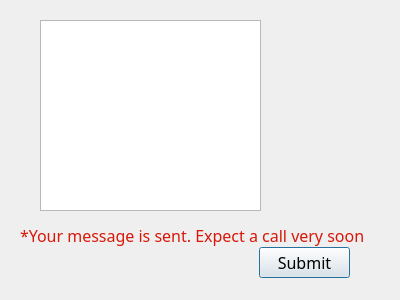
<?xml version="1.0" encoding="UTF-8"?>
<ui version="4.0">
 <class>chat</class>
 <widget class="QDialog" name="chat">
  <property name="geometry">
   <rect>
    <x>0</x>
    <y>0</y>
    <width>400</width>
    <height>300</height>
   </rect>
  </property>
  <property name="windowTitle">
   <string>Dialog</string>
  </property>
  <widget class="QPushButton" name="pushButtonsubmit">
   <property name="geometry">
    <rect>
     <x>259</x>
     <y>247</y>
     <width>91</width>
     <height>31</height>
    </rect>
   </property>
   <property name="font">
    <font>
     <family>Script MT Bold</family>
     <pointsize>12</pointsize>
    </font>
   </property>
   <property name="text">
    <string>Submit</string>
   </property>
  </widget>
  <widget class="QPlainTextEdit" name="plainTextEdit_Chat">
   <property name="geometry">
    <rect>
     <x>40</x>
     <y>20</y>
     <width>221</width>
     <height>191</height>
    </rect>
   </property>
  </widget>
  <widget class="QLabel" name="labelsubmitclicked">
   <property name="geometry">
    <rect>
     <x>20</x>
     <y>220</y>
     <width>371</width>
     <height>31</height>
    </rect>
   </property>
   <property name="font">
    <font>
     <family>Script MT Bold</family>
     <pointsize>12</pointsize>
    </font>
   </property>
   <property name="text">
    <string>&lt;html&gt;&lt;head/&gt;&lt;body&gt;&lt;p&gt;&lt;span style=&quot; color:#d81709;&quot;&gt;*Your message is sent. Expect a call very soon&lt;/span&gt;&lt;/p&gt;&lt;/body&gt;&lt;/html&gt;</string>
   </property>
  </widget>
 </widget>
 <resources/>
 <connections/>
</ui>
